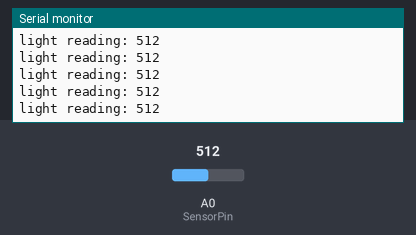
Recording of a sketch running on a simulated Arduino Uno, built with avr-gcc and run on an emulated ATmega328P. Shown: the last lines printed to the serial monitor. The inputs (shaded band) are chosen by the test bench; at power-on: A0 (SensorPin) = 512.

Above: at 1.2 s.
1.3 s: A0 (SensorPin) set to 984
At 2.4 s:
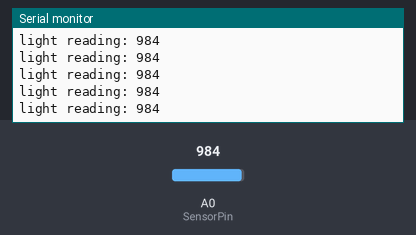
4.3 s: A0 (SensorPin) set to 1018
At 5.2 s:
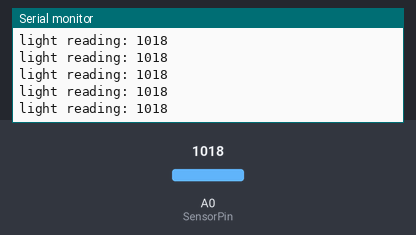
11.8 s: A0 (SensorPin) set to 106
At 12.6 s:
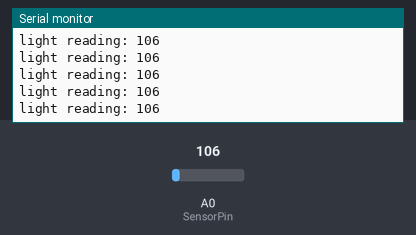
14.8 s: A0 (SensorPin) set to 89
At 15.6 s:
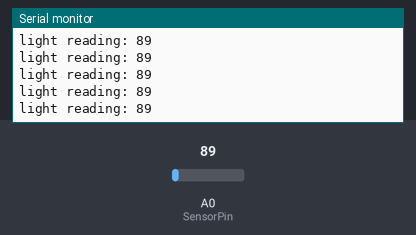
16.3 s: A0 (SensorPin) set to 11
At 16.8 s:
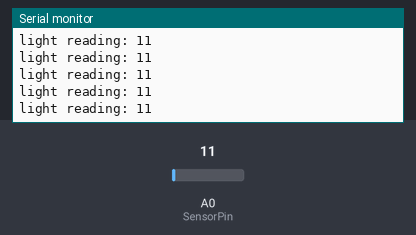
17.8 s: A0 (SensorPin) set to 8
At 18.5 s:
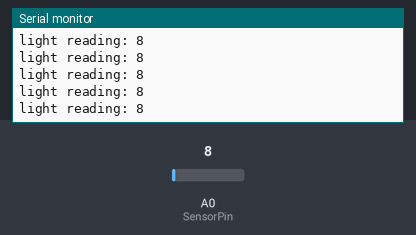
Timing chart, 0 to 20.3 s (numbered marks = the images above; inputs shaded):
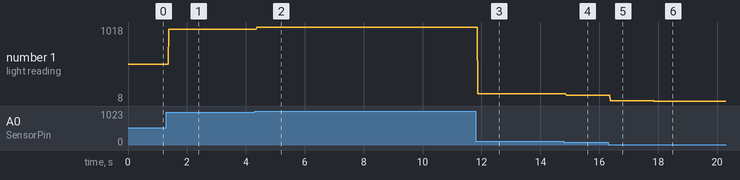

Measured:
- after the input at 1.3 s, the serial monitor: prints a new line after 0.08 s (image 1)
- after the input at 4.3 s, the serial monitor: prints a new line after 0.08 s (image 2)
- after the input at 11.8 s, the serial monitor: prints a new line after 0.07 s (image 3)
- after the input at 14.8 s, the serial monitor: prints a new line after 0.09 s (image 4)
- after the input at 16.3 s, the serial monitor: prints a new line after 0.07 s (image 5)
- after the input at 17.8 s, the serial monitor: prints a new line after 0.07 s (image 6)
- plotted number 1: 512 → 984 after the input at 1.3 s, 984 → 1018 after the input at 4.3 s, 1018 → 106 after the input at 11.8 s, 106 → 89 after the input at 14.8 s, 89 → 11 after the input at 16.3 s

The sketch:

light_detect_demo.ino
```cpp
const int SensorPin = A0;
int sensorValue = 0;

void setup() {
  Serial.begin(9600);

}

void loop() {

sensorValue = analogRead(SensorPin);
delay(10);

Serial.print("light reading: ");
Serial.print(sensorValue);
Serial.println();


}
```
